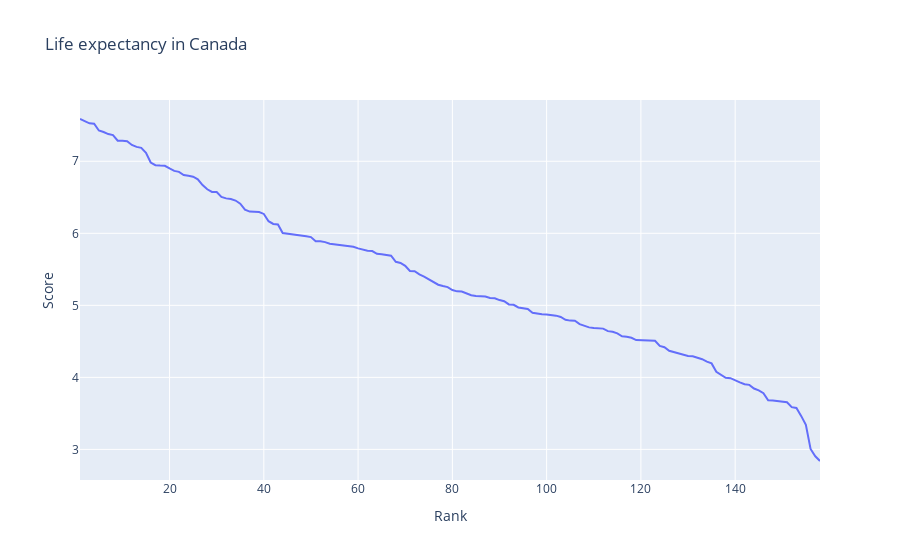

Notebook source saved alongside this figure:
### Code cell


### Figure 1 — Plotly figure (JSON) as saved in the notebook; plotly's stock layout.template omitted (floating-point values rounded to 4 significant figures; data arrays with more than 128 entries replaced by an {"elided": "..."} marker saying what was removed)
{"data": [{"hovertemplate": "Rank=%{x}<br>Score=%{y}<extra></extra>", "legendgroup": "", "line": {"color": "#636efa", "dash": "solid"}, "marker": {"symbol": "circle"}, "mode": "lines", "name": "", "orientation": "v", "showlegend": false, "type": "scatter", "x": {"elided": "158 int values"}, "xaxis": "x", "y": {"elided": "158 float values"}, "yaxis": "y"}], "layout": {"legend": {"tracegroupgap": 0}, "title": {"text": "Life expectancy in Canada"}, "xaxis": {"anchor": "y", "domain": [0, 1], "title": {"text": "Rank"}}, "yaxis": {"anchor": "x", "domain": [0, 1], "title": {"text": "Score"}}}}
